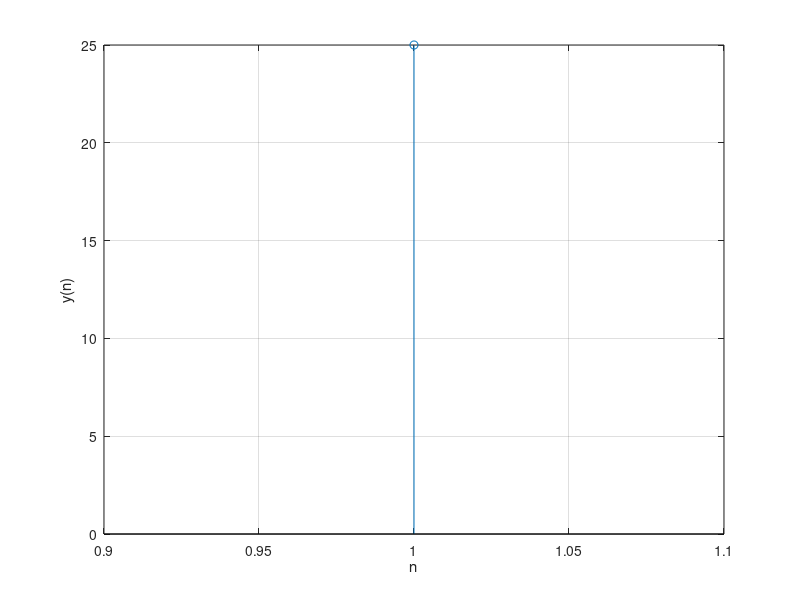

MATLAB code for this plot:
clc;
clear all;
close all;
x=input('enter the first sequence');
h=input('enter the second sequence in matrix format');
y=x*h;
disp('circular convolution');
disp(y);
stem(y);
xlabel('n');
ylabel('y(n)');
grid on;